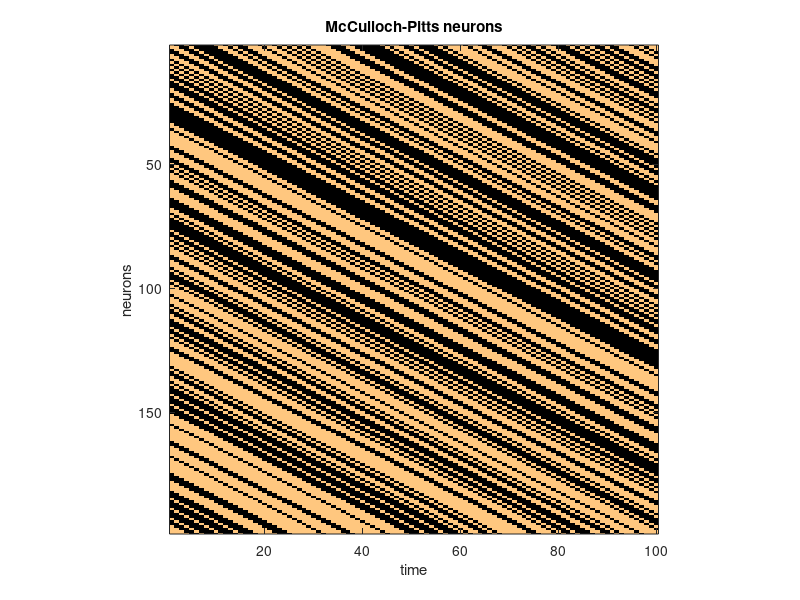

Source code (MATLAB):
%% CC-BY 4.0 (Il Memming Park, 2020)
% 1D cellular automaton consisting of McCulloch-Pitts neurons

T = 100;
N = T*2;
X = zeros(N, T);
threshold = 2;

%% Initial condition (uncomment one of the following)
%X(ceil(N/2), 1) = 1; % initial condition: single spike at the center
X(:, 1) = rand(N, 1) > 0.5; % initial condition: random fair coin flips
%X(:, 1) = ones(N, 1); % initial condition: everybody active
%X(1:2:N, 1) = 1; % initial condition: everybody other one active

%% Weights (uncomment one of the following)
% each neuron is connected to itself and two neighbors with the following
% weights: [neighbor_above, self, neighbor_below]
w = [2, 0, 0];
%w = [0, 0, 2];
%w = [1, 1, 2];
%w = [0, 2, 0];
%w = [1, 0, 1];
%w = [1, -1, 1];
%w = [2, -4, 2];
%w = [1, 1, 1];

%% Simulate and plot
figure(347); clf;
colormap('copper');

for t = 2:T % time loop
    % random boundary conditions
    X(1,t) = rand > 0.5; % fair coin flip
    X(N,t) = rand > 0.5;
    
    for k = 2:N-1 % loop over each neuron within the boundary
        if  w * X(k-1:k+1,t-1) >= threshold
            X(k,t) = 1;
        end
    end
    imagesc(X); ylim([2, N-1]);
    axis square
    drawnow; % update the figure now
end

xlabel('time'); ylabel('neurons'); axis square; ylim([2, N-1]);
title('McCulloch-Pitts neurons');